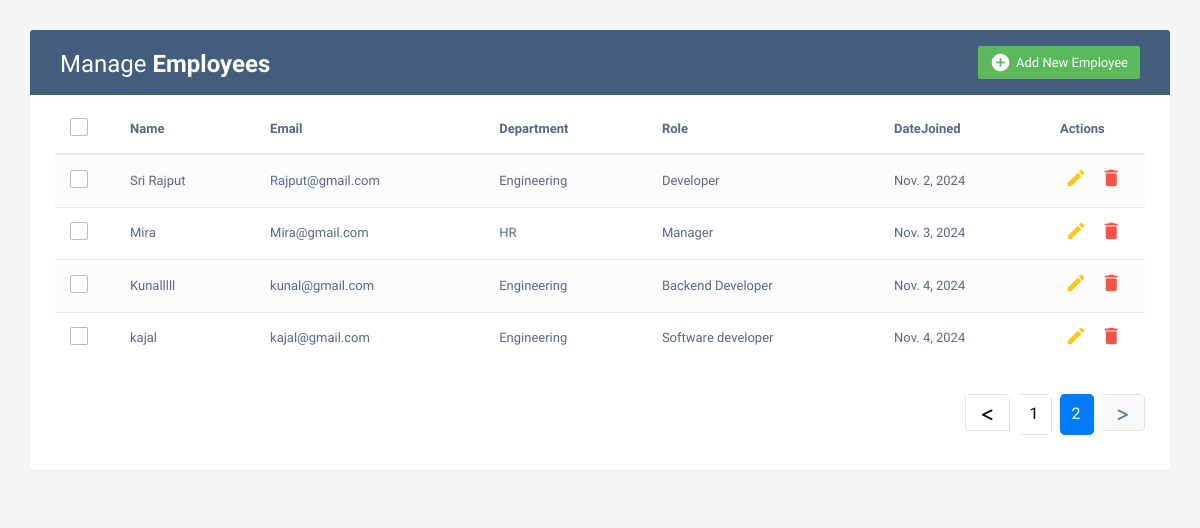
Screenshot of /?page=2 with the database file from the repository.
### employees/models.py (models this page shows, shortened)
class Employee(models.Model):
    name = models.CharField(max_length=100)
    email = models.EmailField(unique=True)
    department = models.CharField(max_length=50, blank=True, null=True)
    role = models.CharField(max_length=50, blank=True, null=True)
    date_joined = models.DateField(auto_now_add=True)

### company/views.py (the view)
# urls.py: path('', views.homePage,name="home"),
def homePage(request):
    emp = Employee.objects.all()
    paginator = Paginator(emp, 10)
    page_number = request.GET.get('page')
    page_obj = paginator.get_page(page_number)
    data = {
        'emp': page_obj,  # Paginated employee list
        'page_obj': page_obj,
    }
    return render(request, "index.html", data)

### templates/index.html (shortened to what this page needs)
<!DOCTYPE html>
<html lang="en">
<head>
<link rel="stylesheet" href="https://maxcdn.bootstrapcdn.com/font-awesome/4.7.0/css/font-awesome.min.css">
<link rel="stylesheet" href="https://maxcdn.bootstrapcdn.com/bootstrap/3.3.7/css/bootstrap.min.css">
 <link rel="stylesheet" href="https://cdnjs.cloudflare.com/ajax/libs/font-awesome/6.6.0/css/all.min.css"
 />
</head>
  <body>
    <div class="container">
        <div class="table-wrapper">
            <div class="table-title">
                <div class="row">
                    <div class="col-sm-6">
						<h2>Manage <b>Employees</b></h2>
					</div>
					<div class="col-sm-6">
						<a href="#addEmployeeModal" class="btn btn-success" data-toggle="modal"><i class="material-icons">&#xE147;</i> <span>Add New Employee</span></a>
					</div>
                </div>
            </div>
            <table class="table table-striped table-hover">
                <thead>
                    <tr>
						<th>
							<span class="custom-checkbox">
								<label for="selectAll"></label>
							</span>
						</th>
                        <th>Name</th>
                        <th>Email</th>
						<th>Department</th>
                        <th>Role</th>
						<th>DateJoined</th>
                        <th>Actions</th>
                    </tr>
                </thead>
                <tbody>
					{% for i in emp %}
                    <tr>
						<td>
							<span class="custom-checkbox">
								<label for="checkbox1"></label>
							</span>
						</td>
                        <td>{{i.name}}</td>
                        <td>{{i.email}}</td>
						<td>{{i.department}}</td>
                        <td>{{i.role}}</td>
						<td>{{i.date_joined}}</td>
                        <td>
                            <a href="#editEmployeeModal-{{forloop.counter}}" class="edit" data-toggle="modal"><i class="material-icons" data-toggle="tooltip" title="Edit">&#xE254;</i></a>
                            <a href="#deleteEmployeeModal-{{forloop.counter}}" class="delete" data-toggle="modal"><i class="material-icons" data-toggle="tooltip" title="Delete">&#xE872;</i></a>
                        </td>
                    </tr>
                    {% endfor %}
                </tbody>
            </table>
			<div class="clearfix">
        <ul class="pagination justify-content-start">
        {% if page_obj.has_previous %}
        <li class="page-item">
            <a class="page-link" href="?page={{ page_obj.previous_page_number }}">
                <i class="fa-solid fa-less-than"></i>
            </a>
        </li>
        {% else %}
        <li class="page-item disabled">
            <span class="page-link">
                <i class="fa-solid fa-less-than"></i>
            </span>
        </li>
        {% endif %}
        {% for num in page_obj.paginator.page_range %}
            {% if num == 1 or num == page_obj.paginator.num_pages or num >= page_obj.number|add:-2 and num <= page_obj.number|add:2 %}
                {% if page_obj.number == num %}
                <li class="page-item active">
                    <a class="page-link" href="?page={{ num }}">{{ num }}</a>
                </li>
                {% else %}
                <li class="page-item">
                    <a class="page-link" href="?page={{ num }}">{{ num }}</a>
                </li>
                {% endif %}
            {% elif num == page_obj.number|add:-3 or num == page_obj.number|add:3 %}
                <li class="page-item disabled">
                    <a class="page-link" href="#">...</a>
                </li>
            {% endif %}
        {% endfor %}
        {% if page_obj.has_next %}
        <li class="page-item">
            <a class="page-link" href="?page={{ page_obj.next_page_number }}">
                <i class="fa-solid fa-greater-than"></i>
            </a>
        </li>
        {% else %}
        <li class="page-item disabled">
            <span class="page-link">
                <i class="fa-solid fa-greater-than"></i>
            </span>
        </li>
        {% endif %}
        </ul>
            </div>
        </div>
    </div>
</body>
</html>

### rows the page displays
Employee: name "Sri Rajput", email "Rajput@gmail.com", department "Engineering", role "Developer", date_joined "Nov. 2, 2024"
Employee: name "Mira", email "Mira@gmail.com", department "HR", role "Manager", date_joined "Nov. 3, 2024"
Employee: name "Kunalllll", email "kunal@gmail.com", department "Engineering", role "Backend Developer", date_joined "Nov. 4, 2024"
Employee: name "kajal", email "kajal@gmail.com", department "Engineering", role "Software developer", date_joined "Nov. 4, 2024"

### other values shown
{{ num }} "1"
{{ num }} "2"
